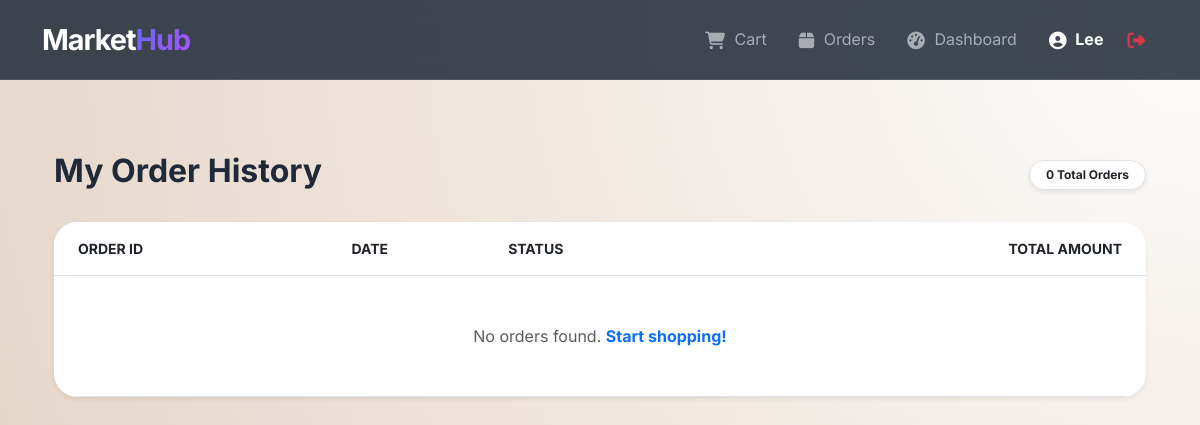
Page /orders/history/ (signed in) on the earlier database version.
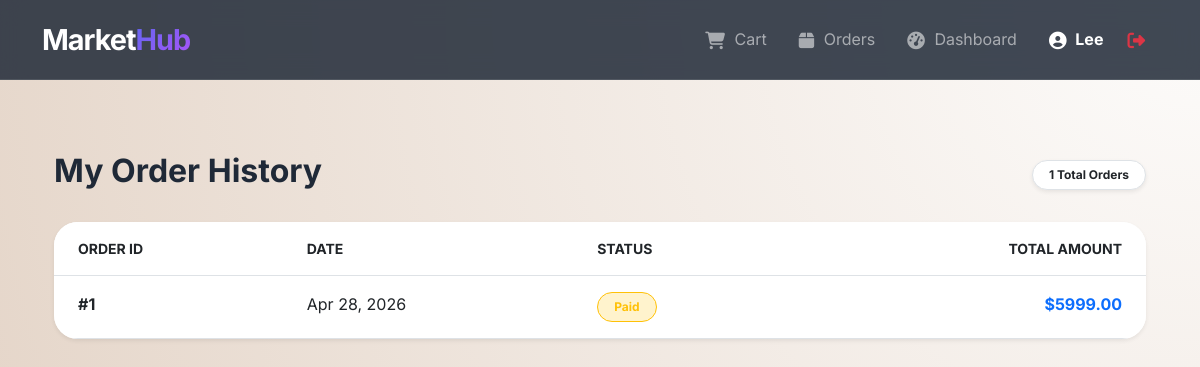
Same page on the later database version.
### orders/models.py (models this page shows, shortened)
class Order(models.Model):
    STATUS_CHOICES = [
        ('Pending', 'Pending'),
        ('Paid', 'Paid'),
        ('Shipped', 'Shipped'),
        ('Delivered', 'Delivered'),
        ('Cancelled', 'Cancelled'),
    ]
    customer = models.ForeignKey(Customer, on_delete=models.CASCADE, related_name='orders')
    created_at = models.DateTimeField(auto_now_add=True)
    status = models.CharField(max_length=20, choices=STATUS_CHOICES, default='Pending')
    total_amount = models.DecimalField(max_digits=10, decimal_places=2, default=0.00)

### orders/views.py (the view)
# urls.py: path('history/', views.customer_order_history, name='customer_orders'),
@login_required
def customer_order_history(request):
    orders = Order.objects.filter(customer=request.user.customer_profile).order_by('-created_at')
    return render(request, 'orders/order_history.html', {
        'orders': orders
    })

### orders/templates/orders/order_history.html
{% extends 'base.html' %}
{% block content %}
<div class="container py-4">
    <div class="d-flex justify-content-between align-items-center mb-4">
        <h2 class="fw-bold">My Order History</h2>
        <span class="badge rounded-pill bg-white text-dark border px-3 py-2 shadow-sm">
            {{ orders|length }} Total Orders
        </span>
    </div>
    <div class="glass-card overflow-hidden border-0 shadow-sm">
        <table class="table table-hover mb-0">
            <thead class="bg-light">
                <tr class="small text-uppercase fw-bold text-muted">
                    <th class="ps-4 py-3">Order ID</th>
                    <th class="py-3">Date</th>
                    <th class="py-3">Status</th>
                    <th class="pe-4 py-3 text-end">Total Amount</th>
                </tr>
            </thead>
            <tbody>
                {% for order in orders %}
                <tr>
                    <td class="ps-4 py-3 fw-bold">#{{ order.id }}</td>
                    <td class="py-3">{{ order.created_at|date:"M d, Y" }}</td>
                    <td class="py-3">
                        <span class="badge rounded-pill bg-warning-subtle text-warning border border-warning px-3 py-2">
                            {{ order.status }}
                        </span>
                    </td>
                    <td class="pe-4 py-3 text-end fw-bold text-primary">${{ order.total_amount }}</td>
                </tr>
                {% empty %}
                <tr>
                    <td colspan="4" class="text-center py-5 text-muted">
                        No orders found. <a href="{% url 'customer_dashboard' %}" class="fw-bold text-decoration-none">Start shopping!</a>
                    </td>
                </tr>
                {% endfor %}
            </tbody>
        </table>
    </div>
</div>
{% endblock %}

Differences in the rows shown:
added Order: id "1", created_at "Apr 28, 2026", status "Paid", total_amount "5999.00"
Other differences:
{{ orders|length }}: "0" → "1"
text no longer shown: "No orders found. Start shopping!"
